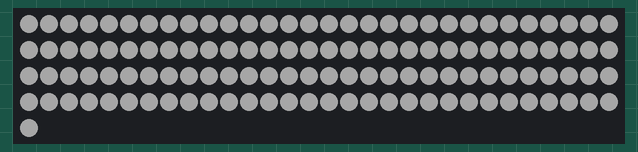
Simulated run of this sketch. Board: ESP8266 (NodeMCU). On the bench: 121 RGB LEDs in strip order, left to right, continuing on the next row. Dim RGB values are drawn brighter than linear.

Above: at 25.1 s.

The sketch:

healthcheck.ino
```cpp
#include <FastLED.h>
#define NUM_LEDS 121
#define DATA_PIN D4

CRGB leds[NUM_LEDS];

void setup() {
  FastLED.addLeds<NEOPIXEL, DATA_PIN>(leds, NUM_LEDS);
  FastLED.setBrightness( 40 );

}

void loop() {
  for(int i = 0; i < NUM_LEDS; i++) {
      int led = i;
      leds[led] = CRGB::Red;
      FastLED.show();
      delay(100);

      leds[led] = CRGB::Black;
      FastLED.show();
      delay(100);
    }

    for(int i = 0; i < NUM_LEDS; i++) {
      int led = i;
      leds[led] = CRGB::White;

    }
    FastLED.show();
    delay(5000);

    for(int i = 0; i < NUM_LEDS; i++) {
      int led = i;
      leds[led] = CRGB::Black;

    }

    FastLED.show();
}
```

Measured:
- what the display in image 0 shows lasts 5.0 s, from 25.1 s to 30.1 s
